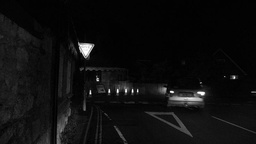
#> input picture road_low_1.jpg, 256 x 144 px, shrunk from 800 x 450 before the run, found by its file name
$ python 1.1_contrast_stretching.py
#> lines starting #> are read from the running program, lines starting #| are printed output that depends on the picture
# -*- coding: utf-8 -*-
"""
Created on Tue Apr  6 18:46:58 2021

@author: siyab
"""

#contrast sketching
import numpy as np
from skimage import io, img_as_float
import matplotlib.pyplot as plt

# read images and save them as as float for our defined function
img1 = img_as_float(io.imread('imgs/road_low_1.jpg'))
#> img1: shape (144, 256) float64; min 0, max 1, mean 0.0573
img2 = img_as_float(io.imread('imgs/road_low_2.jpg'))
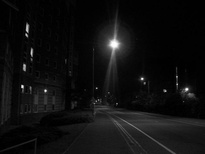
#> input picture road_low_2.jpg, 205 x 154 px, shrunk from 640 x 480 before the run, found by its file name
#> img2: shape (154, 205) float64; min 0, max 1, mean 0.0595
img3 = img_as_float(io.imread('imgs/sports_low.png'))
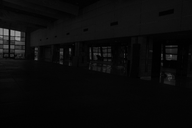
#> input picture sports_low.png, 192 x 128 px, shrunk from 600 x 400 before the run, found by its file name
#> img3: shape (128, 192) float64; min 0, max 0.616, mean 0.0412

# we define contrast sketching
def contrast_stretching(image, N):
#> called with N = 8
    L = 2**N                     # N is the bit size
    old_image = image
    row, column = image.shape
#> row = 144; column = 256
    for i in range(row):
        for j in range(column):
            r, r_min = image[i, j], np.min(old_image)
            r_max = np.max(old_image)
            image[i, j] = ((L - 1)*(r - r_min))/(r_max - r_min)
    return image

contrast_img1 = contrast_stretching(img1, 8)
contrast_img2 = contrast_stretching(img2, 8)
contrast_img3 = contrast_stretching(img3, 8)
#> call 3 of contrast_stretching, with N = 8
#> after the loop in contrast_stretching (call 3), `for i in range(row):`:
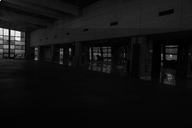
#> image: shape (128, 192) float64; min 0, max 12.7, mean 0.897; drawn with min black and max white

print('For road_low_1')
plt.figure(figsize=(15, 10))

plt.subplot(231)
plt.imshow(img1, cmap='gray', interpolation='nearest')
plt.axis('off')
plt.title('original')

plt.subplot(232)
plt.hist(img1.ravel(), bins=256)
plt.title('original histogram')

plt.subplot(234)
plt.imshow(contrast_img1, cmap='gray', interpolation='nearest')
plt.axis('off')
plt.title('modified')

plt.subplot(235)
plt.hist(contrast_img1.ravel(), bins=256)
plt.title('modified histogram')

plt.subplots_adjust(wspace=0.02, hspace=0.3, top=1, bottom=0.1, left=0, right=1)

print('For road_low_2')
plt.figure(figsize=(15, 10))

plt.subplot(231)
plt.imshow(img2, cmap='gray', interpolation='nearest')
plt.axis('off')
plt.title('original')

plt.subplot(232)
plt.hist(img2.ravel(), bins=256)
plt.title('original histogram')

plt.subplot(234)
plt.imshow(contrast_img2, cmap='gray', interpolation='nearest')
plt.axis('off')
plt.title('modified')

plt.subplot(235)
plt.hist(contrast_img2.ravel(), bins=256)
plt.title('modified histogram')

plt.subplots_adjust(wspace=0.02, hspace=0.3, top=1, bottom=0.1, left=0, right=1)


print('For sports_low')

plt.figure(figsize=(15, 10))

plt.subplot(231)
plt.imshow(img3, cmap='gray', interpolation='nearest')
plt.axis('off')
plt.title('original')

plt.subplot(232)
plt.hist(img3.ravel(), bins=256)
plt.title('original histogram')

plt.subplot(234)
plt.imshow(contrast_img3, cmap='gray', interpolation='nearest')
plt.axis('off')
plt.title('modified')

plt.subplot(235)
plt.hist(contrast_img3.ravel(), bins=256)
plt.title('modified histogram')

plt.subplots_adjust(wspace=0.02, hspace=0.3, top=1, bottom=0.1, left=0, right=1)
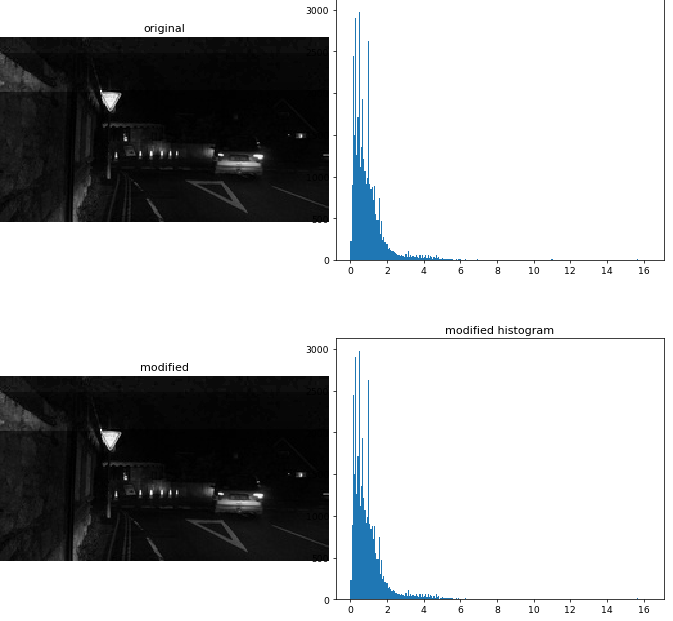
#> figure drawn by matplotlib, 4 panels; panel 2: tallest bar 2976 high, from x = 0.446 to 0.51; panel 4: tallest bar 2976 high, from x = 0.446 to 0.51
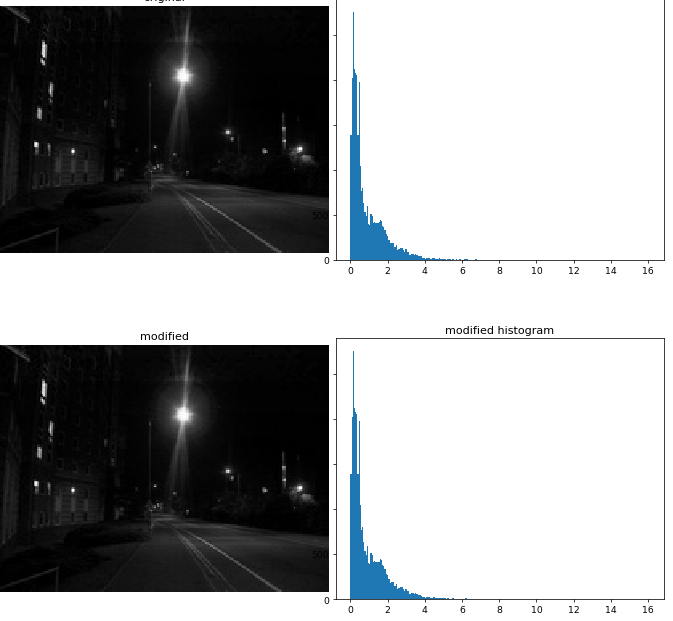
#> figure drawn by matplotlib, 4 panels; panel 2: tallest bar 2753 high, from x = 0.126 to 0.188; panel 4: tallest bar 2753 high, from x = 0.126 to 0.188
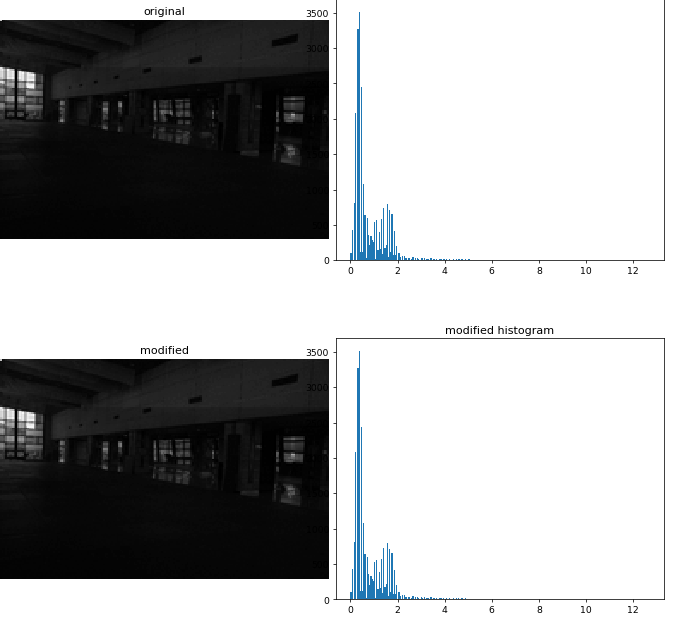
#> figure drawn by matplotlib, 4 panels; panel 2: tallest bar 3514 high, from x = 0.347 to 0.397; panel 4: tallest bar 3514 high, from x = 0.347 to 0.397
